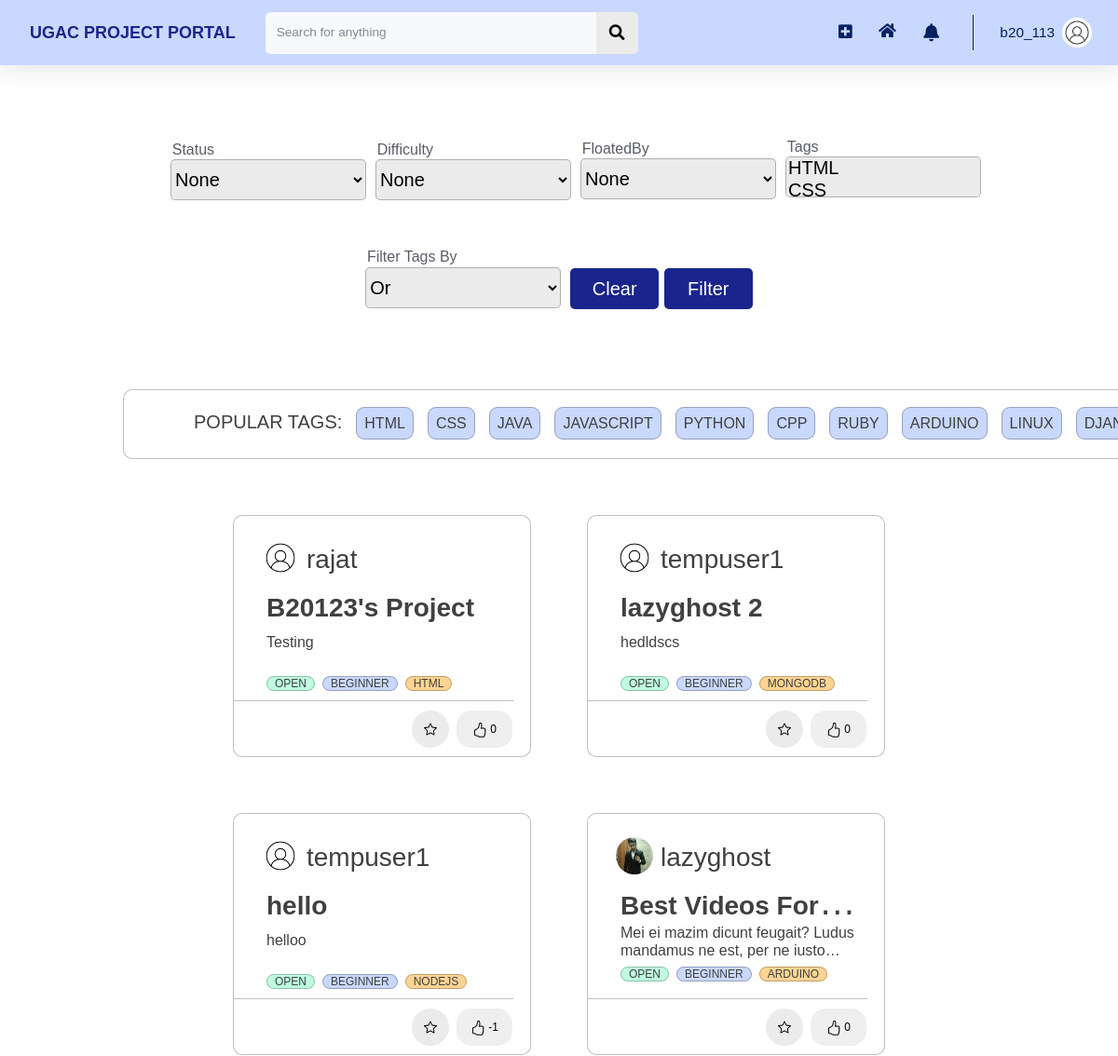
The page / (signed in, upper part) on the database as committed earlier.
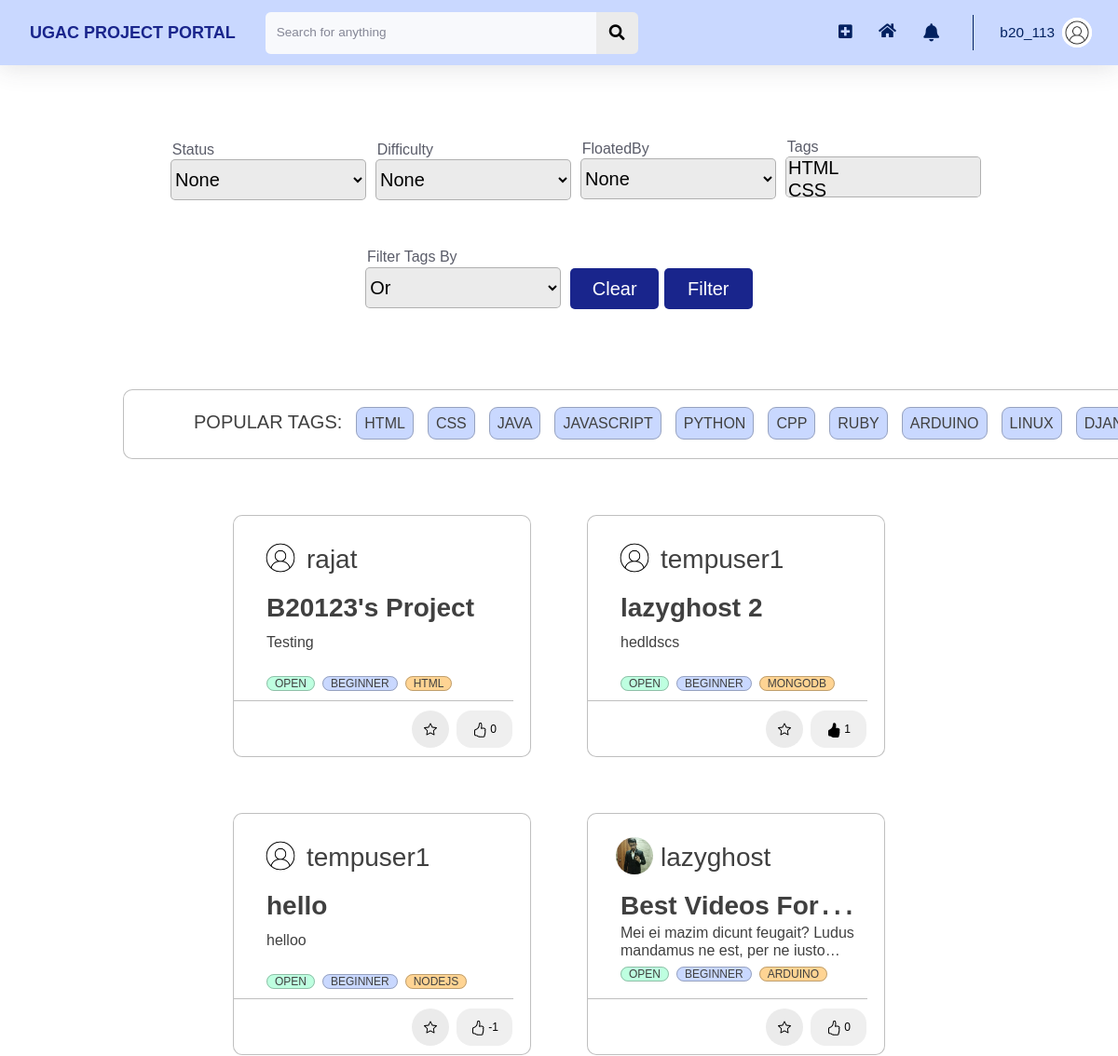
The same page on the database as committed later.
### users/models.py (models this page shows, shortened)
class Profile(models.Model):
    user = models.OneToOneField(User, on_delete=models.CASCADE)
    image = models.ImageField(default = 'default.jpg', upload_to='profile_pics', blank=True)
    rollno = models.CharField(max_length=10)
    year = models.CharField(max_length=30, choices = YEAR_CHOICES)
    branch = models.CharField(max_length=30, choices = BRANCH_CHOICES)
    techskills = models.ManyToManyField(Tag, related_name='techskills')
    starred_projects = models.ManyToManyField(Project, related_name='starred_projects', blank = True)
    liked_projects = models.ManyToManyField(Project, related_name='liked_projects', blank = True)
    cv = models.FileField(upload_to='resumes',validators=[FileExtensionValidator(allowed_extensions=['pdf'])])
    linked_in_link = models.CharField(blank=True, max_length=100)
    portfolio_link = models.CharField(blank=True, max_length=100)
    github_link = models.CharField(blank=True, max_length=100)

### home/models.py (models this page shows, shortened)
class Tag(models.Model):
    Title = models.CharField(max_length=20)
    def __str__(self):
        return f"{self.Title}"

class Project(models.Model):
    Title = models.CharField(max_length=100)
    Image = models.ImageField(default = 'images.jpeg', upload_to='project_pics', blank=True)
    Description = models.TextField()
    FloatedBy = models.ForeignKey(User, on_delete=models.CASCADE,related_name="FloatedBy")
    Mentors = models.ManyToManyField(User,related_name='Mentors')
    Status = models.CharField(max_length=10, choices=STATUS_CHOICES, default='Open')
    OpenedFor = models.CharField(max_length=300)
    Difficulty = models.CharField(max_length=15, choices=DIFFICULTY_CHOICES, default='Beginner')
    PreRequisite = models.TextField()
    Tags = models.ManyToManyField(Tag, related_name='Tags')
    Duration = models.CharField(max_length=30, choices=DURATION_CHOICES)
    DatePosted = models.DateTimeField(default = timezone.now)
    SelectionCriteria = models.TextField()
    Question = models.TextField()
    MailNotification = models.CharField(max_length=5, choices=NOTIFICATION_CHOICES,default='On')
    AlreadyApplied = models.ManyToManyField(User, related_name='AlreadyApplied', blank = True)
    Likes = models.IntegerField(default=0)

### home/decorators.py (the view)
    def wrap(request, *args, **kwargs):
        if check_user_profile(request.user):
            messages.error(request, 'Please complete your profile first.')
            return redirect(f'/profile/edit')
        else:
            return function(request, *args, **kwargs)

### home/templates/home/main.html (shortened to what this page needs)
{% extends 'home/base.html' %}
{% load static %}
{% load crispy_forms_tags %}
{% block customStylesheets %}
<link rel="stylesheet" type="text/css" href="{% static 'home/main.css' %}">
{% endblock customStylesheets %}
{% block content %}
{% block mainContentBlock %}
<div class="project_cards">
    <br>
    {% block filterBlock %}
    <form method="get" class="form-inline justify-content-lg-center h5 mb-0 text-gray-800 " style="width: 100%;">
        <div class="" style="padding:23px;width: 220px;">
            <label for="id_Status" style="font-size: 16px; font-weight: 300;float: left; ">Status</label>
            <select name="Status" id="id_Status" style="background-color:#EBEBEB; border: 1px solid rgba(0, 0, 0, 0.25); border-radius: 5px;width:210px; height:44px;">
                <option value="">None</option>
            </select>
        </div>
        <div class="" style="padding:23px; width: 220px;">
            <label for="id_Difficulty" style="font-size: 16px; font-weight: 300;float: left; ">Difficulty</label>
            <select name="Difficulty" id="id_Difficulty" style="background-color:#EBEBEB; border: 1px solid rgba(0, 0, 0, 0.25); border-radius: 5px;width:210px; height:44px;">
                <option value="">None</option>
            </select>
        </div>
        <div class="select2-selection select2-selection--single" style="padding:23px;width: 220px; margin-bottom: 2px;">
            <label for="id_FloatedBy" style="font-size: 16px; font-weight: 300;float: left; ">FloatedBy</label>
            <select name="FloatedBy" id="id_FloatedBy" class="searchable-select select2-selection__rendered" style="background-color:#EBEBEB; border: 1px solid rgba(0, 0, 0, 0.25); border-radius: 5px;width:210px; height:44px;">
                <option value="">None</option>
            </select>
        </div>
        <div class="" style="padding:23px;width: 220px; margin-bottom: 5px;">
            <label for="id_Tags" style="font-size: 16px; font-weight: 300;float: left; ">Tags</label>
            <select name="Tags" id="id_Tags" class="searchable-select-clearable select2-selection select2-selection--multiple" multiple="multiple" style="background-color:#EBEBEB; border: 1px solid rgba(0, 0, 0, 0.25); border-radius: 5px;width:210px; height:44px;">
                {% for TAG in tags %}
                <option value='{{TAG.id}}'>{{ TAG }}</option>
                {% endfor %}
            </select>
        </div>
        <div class="" style="padding:23px; width: 220px; margin-bottom: 5px;">
            <label for="id_FilterBy" style="font-size: 16px; font-weight: 300;float: left; ">Filter Tags By</label>
            <select name="FilterBy" id="id_FilterBy" style="background-color:#EBEBEB; border: 1px solid rgba(0, 0, 0, 0.25); border-radius: 5px;width:210px; height:44px;">
                <option value="Or" selected>Or</option>
            </select>
        </div>
        <div class="" style="padding: 23px; padding-top: 43px;">
            <button type="button" onclick="clearFilters()" style="width: 95px; height: 44px; margin-left:0px; background: #19258C; color: white; border-radius: 5px; padding-top: 6px; border: 1px; padding-left: 12px; padding-right: 12px; padding-bottom: 6px">Clear</button>
            <button class="btn btn-primary" type="Submit" style="width: 95px; height: 44px; margin-left:0px; background: #19258C; color: white; border-radius: 5px; padding-top: 6px; padding-bottom: 6px;">Filter</button>
        </div>
    </form><br>
    {% endblock filterBlock %}
    {% block tagsBlock %}
        <div class = "blog-container" style="flex: 1 0 45%; margin: 30px; width: 1260px; height: 75px; max-width: 1260px; margin-left: 45px; alignment: center; align-self: center; padding-top: 0px;">
        <div class="blog-tags-a" style="margin-left: 75px;">
        <br>
        <ul>
            POPULAR TAGS:
            {% for tag in common_tags %}
                <li style="margin-left: 15px;"><a href="/?Tags={{tag.id}}">{{ tag }}</a></li>
            {% endfor %}
        </ul>
        </div>
        </div>
    {% endblock tagsBlock %}
    {% block allProjectsBlock %}
    <div class="" style="display: flex; flex-wrap: wrap;justify-content:center;" id="all-projects">
        {% for project in projects %}
            <div id="projectNumber{{ project.id }}">
                <div class = "blog-container">
                    <div class="blog-header" style="display: flex; flex-wrap: wrap;">
                        <div class="blog-author--no-cover" style="background:url('{{project.FloatedBy.profile.image.url}}');background-size: cover; border-radius: 50%; display: inline-block;height: 40px;margin-right: 0.5rem;background-position: center;top: 8px;width: 40px; top: 27px; left: 28px; margin-top: 5px; ">
                        </div>
                        <span style="flex: 1 0 45%; ">
                            <h3 style="margin-top: 10px; color:#858796;"><a href="{% url 'profile' project.FloatedBy.id %}">{{project.FloatedBy}}</a></h3>
                        </span>
                    </div>
                    <div class="blog-body">
                        <div class="blog-title demo-a">
                            <h1><a href="/project/?project_id={{project.id}}">{{ project.Title }}</a></h1>
                        </div>
                        <div class="blog-summary demo-2">
                            <p>{{project.Description}}</p>
                        </div>
                        <div class="blog-tags">
                        <br class="main-br">
                            <ul>
                                <li><a href="/?Status={{project.Status}}">{{project.Status}}</a></li>
                                <li><a href="/?Difficulty={{project.Difficulty}}">{{project.Difficulty}}</a></li>
                                {% for tag in project.Tags.all %}
                                    {% if forloop.counter <= 4 %}
                                        <li>
                                            <a href="/?Tags={{tag.id}}">{{ tag }}</a>
                                        </li>
                                    {% endif %}
                                {% endfor %}
                            </ul>
                        </div>
                    </div>
                    <hr class="main-page-hr" >
                    <div class="blog-footer">
                        <ul>
                            <li>
                                {% if project.id not in projects_id.4 %}
                                    <button class="btn btn-primary btn-circle btn-block task" style="margin-left: 700px;" task = "Star" project_id={{project.id}} page_number={{projects.number}}>
                                    </button>
                                {% endif %}
                            </li>
                            <li>
                                {% if project.id not in projects_id.1 %}
                                    <button type="button" class="task" style="margin-right: 1.2rem; width: 60px;height:40px; border: none;border-radius: 16px;" task = "Like" project_id={{project.id}} page_number={{projects.number}}>
                                    {{project.Likes}}
                                    </button>
                                {% else %}
                                    <button type="button" class=" task" style="margin-right: 1.2rem; width: 60px;height:40px;border: none;border-radius: 16px;" task = "Unlike" project_id={{project.id}} page_number={{projects.number}}>
                                    {{project.Likes}}
                                    </button>
                                {% endif %}
                            </li>
                        </ul>
                    </div>
                </div>
            </div>
        {% endfor %}
    </div>
    {% with request.get_full_path as querystring %}
        <br><br><br>
    {%endwith%}
    {% endblock allProjectsBlock %}
    {% endblock mainContentBlock %}
    {% endblock content %}

### home/templates/home/base.html (shortened to what this page needs)
{% load static %}
<!DOCTYPE html>
<html lang="en">
    <head>
        {% block stylesheets %}
        <link rel="stylesheet" type="text/css" href="{% static 'home/style.css' %}">
        <link rel="stylesheet" type="text/css" href="{% static 'home/cards.css' %}">
        <link rel="stylesheet" type="text/css" href="{% static 'home/footer.css' %}">
        {% endblock stylesheets %}
        {% block customStylesheets %}{% endblock customStylesheets %}
        <link rel="stylesheet" href="https://pro.fontawesome.com/releases/v5.10.0/css/all.css" />
    </head>
    {% block mainBlock %}
    <body id="page-top">
        <div id="wrapper">
            <div id="content-wrapper" class="d-flex flex-column">
                <div id="content" style="background: white;">
                    <nav class="navbar navbar-expand navbar-light bg-white topbar mb-4 static-top shadow">
                        <div class="sidebar-brand-text mx-3" style="color: #022160; font-size: large; font-weight: bold"> <a href="/">UGAC PROJECT PORTAL</a></div>
                        <form method="POST" action="{{request.get_full_path}}" class="d-none d-sm-inline-block form-inline mr-auto ml-md-3 my-2 my-md-0 mw-100 navbar-search">
                            <div class="input-group">
                                <input type="text" class="form-control bg-light border-0 small" placeholder="Search for anything" aria-label="Search" aria-describedby="basic-addon2" name="search">
                                <div class="input-group-append">
                                    <button class="btn btn-primary" type="submit">
                                        <i class="fas fa-search fa-sm"></i>
                                    </button>
                                </div>
                            </div>
                        </form>
                        <ul class="navbar-nav ml-auto">
                            <div class="notif-tooltip">
                                <a class="nav-link" href="/project/new">
                                    <i class="fas fa-plus-square fa-sm fa-fw mr-2 text-gray-400" style="margin-top: 18px;"></i>
                                </a>
                            </div>
                            <div class="notif-tooltip">
                                <a class="nav-link" href="{% url 'home' %}" role="button" style="margin-top: 11px;">
                                    <i class="fas fa-home fa-fw fa-sm mr-2 text-gray-400"></i>
                                </a>
                            </div>
                            <li class="nav-item dropdown no-arrow mx-1">
                                <a class="nav-link dropdown-toggle notif-tooltip" id="alertsDropdown" role="button" data-toggle="dropdown" aria-haspopup="true" aria-expanded="false" style="padding: 8px; width: 41.5px;">
                                    <i class="fas fa-bell fa-fw" style="margin-right: 8px;"></i>
                                </a>
                            </li>
                            <li class="nav-item dropdown no-arrow">
                                <a class="nav-link dropdown-toggle" id="userDropdown" role="button" data-toggle="dropdown" aria-haspopup="true" aria-expanded="false">
                                    <span class="mr-2 d-none d-lg-inline text-gray-600 small">{{user.username}}</span>
                                    <img class="img-profile rounded-circle" src="{{user.profile.image.url}}">
                                </a>
                            </li>
                        </ul>
                    </nav>
                    <div class="container-fluid">
                        {% block content %}{% endblock content %}
                    </div>
                </div>
            </div>
        </div>
        </div>
    </body>
    {% endblock mainBlock %}
</html>

Rows that differ between the two databases and show on the page:
changed Project "lazyghost 2": Likes "0" → "1"
